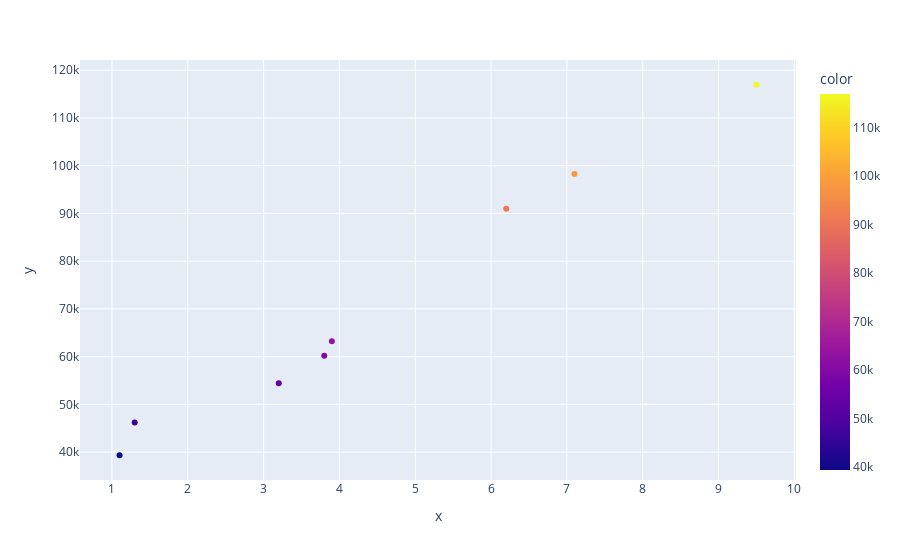

Notebook code cell kept with this figure:
### Code cell
px.scatter(x=X_test,y=y_test,color=y_test)
#px.scatter(x=X_test,y=y_predict,color=X_test)

### Figure 1 — Plotly figure (JSON) as saved in the notebook; plotly's stock layout.template omitted (floating-point values rounded to 4 significant figures)
{"data": [{"hovertemplate": "x=%{x}<br>y=%{y}<br>color=%{marker.color}<extra></extra>", "legendgroup": "", "marker": {"color": [91000, 54445, 63218, 39343, 46205, 98273, 60200, 116969], "coloraxis": "coloraxis", "symbol": "circle"}, "mode": "markers", "name": "", "orientation": "v", "showlegend": false, "type": "scatter", "x": [6.2, 3.2, 3.9, 1.1, 1.3, 7.1, 3.8, 9.5], "xaxis": "x", "y": [91000, 54445, 63218, 39343, 46205, 98273, 60200, 116969], "yaxis": "y"}], "layout": {"coloraxis": {"colorbar": {"title": {"text": "color"}}, "colorscale": [[0, "#0d0887"], [0.1111, "#46039f"], [0.2222, "#7201a8"], [0.3333, "#9c179e"], [0.4444, "#bd3786"], [0.5556, "#d8576b"], [0.6667, "#ed7953"], [0.7778, "#fb9f3a"], [0.8889, "#fdca26"], [1, "#f0f921"]]}, "legend": {"tracegroupgap": 0}, "margin": {"t": 60}, "xaxis": {"anchor": "y", "domain": [0, 1], "title": {"text": "x"}}, "yaxis": {"anchor": "x", "domain": [0, 1], "title": {"text": "y"}}}}
